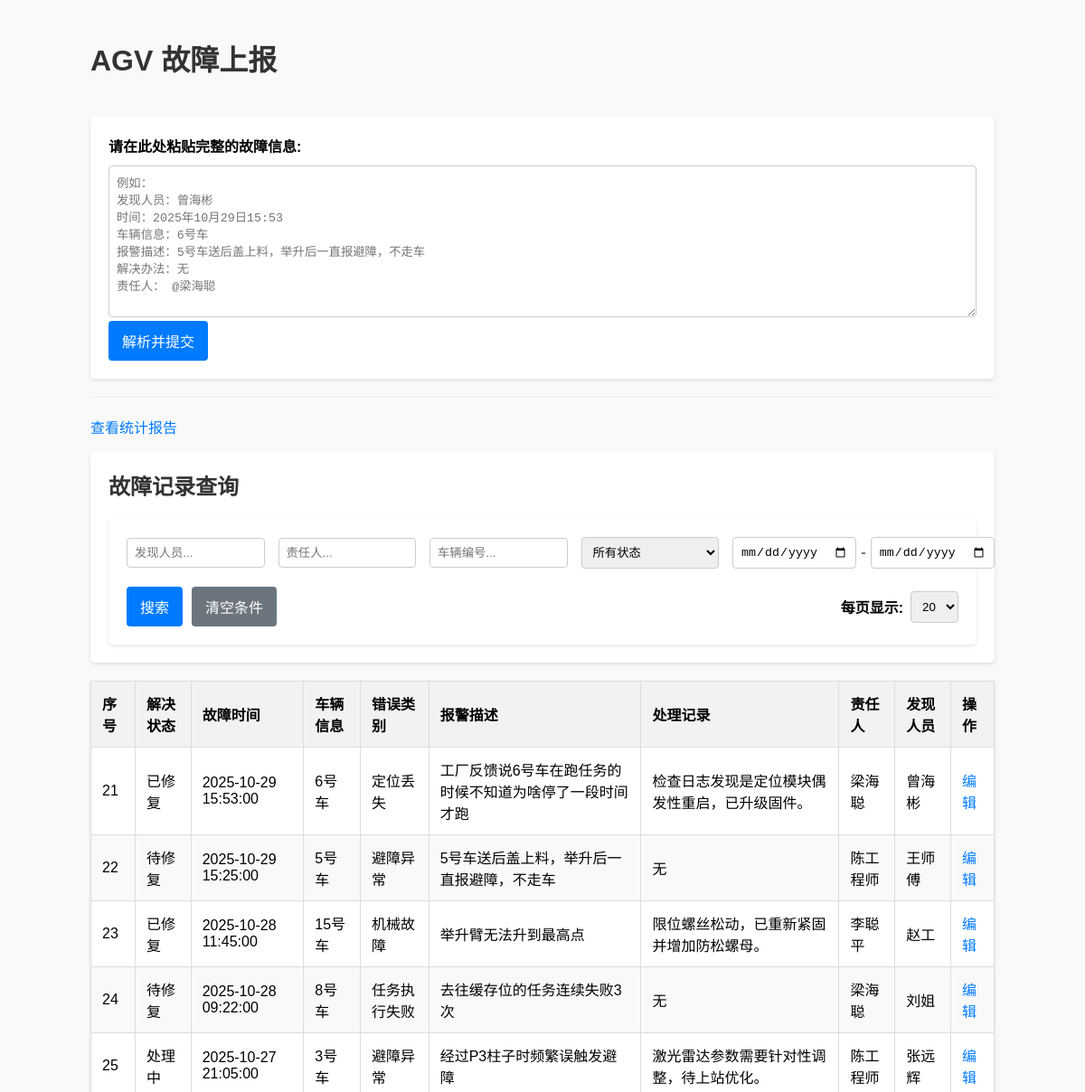
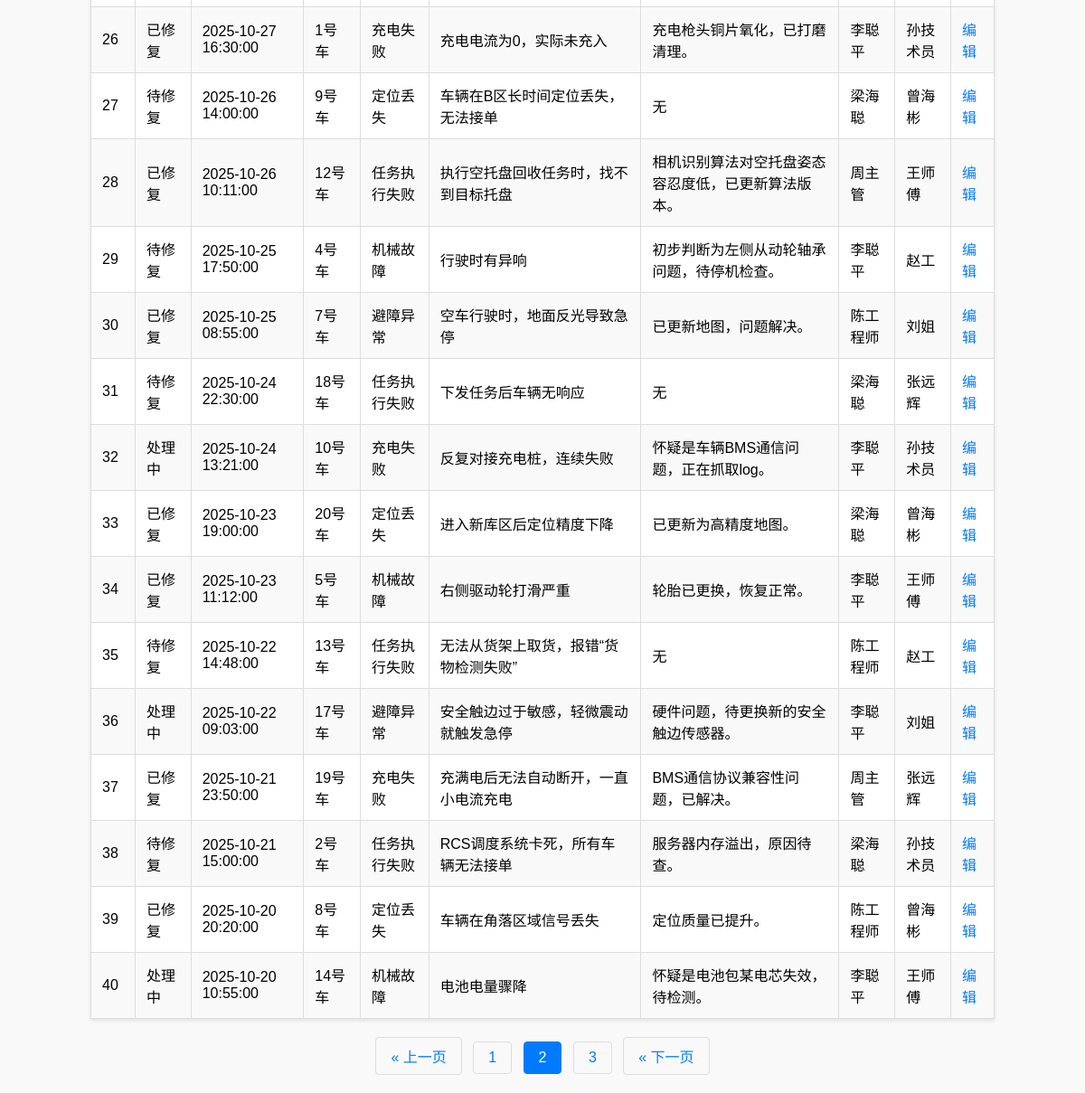
Screenshot of /?page=2 with the database file from the repository (2 pictures, top to bottom).
### tables this page shows
CREATE TABLE faults (
    id INTEGER PRIMARY KEY AUTOINCREMENT,                 -- 唯一ID，主键，自增
    reporter_name TEXT NOT NULL,                          -- 发现人员
    fault_time TIMESTAMP NOT NULL,                        -- 故障发生时间
    vehicle_id TEXT NOT NULL,                             -- 车辆编号
    category TEXT NOT NULL,                               -- 错误类别
    status TEXT NOT NULL DEFAULT '待修复',                  -- 解决状态 (待修复, 处理中, 已修复)
    description TEXT NOT NULL,                            -- 故障详细描述
    solution TEXT,                                        -- 解决办法 (初步)
    resolution_log TEXT,                                  -- 处理记录
    responsible_person TEXT NOT NULL,                     -- 责任人
    created_at TIMESTAMP DEFAULT CURRENT_TIMESTAMP        -- 记录创建时间
);

### app.py (the view, shortened to what this page needs)
@app.route('/', methods=['GET', 'POST'])
@limiter.limit("10 per minute", methods=['POST'])
def index():
    db = get_db()
    search_params = {
        'search_reporter': request.args.get('search_reporter', '').strip(),
        'search_responsible': request.args.get('search_responsible', '').strip(),
        'search_vehicle': request.args.get('search_vehicle', '').strip(),
        'search_status': request.args.get('search_status', '').strip(),
        'search_start_date': request.args.get('search_start_date', '').strip(),
        'search_end_date': request.args.get('search_end_date', '').strip()
    }
    where_clauses = ["1=1"]
    params = []
    if search_params['search_reporter']:
        where_clauses.append("reporter_name LIKE ?")
        params.append(f"%{search_params['search_reporter']}%")
    if search_params['search_responsible']:
        where_clauses.append("responsible_person LIKE ?")
        params.append(f"%{search_params['search_responsible']}%")
    if search_params['search_vehicle']:
        where_clauses.append("vehicle_id LIKE ?")
        params.append(f"%{search_params['search_vehicle']}%")
    if search_params['search_status']:
        where_clauses.append("status = ?")
        params.append(search_params['search_status'])
    if search_params['search_start_date']:
        where_clauses.append("fault_time >= ?")
        params.append(datetime.strptime(search_params['search_start_date'], '%Y-%m-%d'))
    if search_params['search_end_date']:
        end_date = datetime.strptime(search_params['search_end_date'], '%Y-%m-%d').replace(hour=23, minute=59, second=59)
        where_clauses.append("fault_time <= ?")
        params.append(end_date)
    where_sql = " AND ".join(where_clauses)
    allowed_per_page = [10, 20, 50]
    per_page = request.args.get('per_page', 5, type=int)
    if per_page not in allowed_per_page:
        per_page = 20 # 如果传入了无效值，强制设为默认值
    page = request.args.get('page', 1, type=int)
    total_count_query = f"SELECT COUNT(id) FROM faults WHERE {where_sql}"
    total_count = db.execute(total_count_query, params).fetchone()[0]
    total_pages = math.ceil(total_count / per_page)
    if page > total_pages and total_pages > 0:
        page = total_pages
    offset = (page - 1) * per_page
    faults_query = f"SELECT * FROM faults WHERE {where_sql} ORDER BY fault_time DESC LIMIT ? OFFSET ?"
    if app.config.get('DEBUG_SQL'):
        print("\n--- DEBUG SQL (Fetch Page Data) ---")
        print("Query:", faults_query)
        print("Params:", params + [per_page, offset])
        print("---------------------------------\n")
    faults = db.execute(faults_query, params + [per_page, offset]).fetchall()
    active_tab = 'quick'
    return render_template(
        'index.html',
        faults=faults,
        categories=FAULT_CATEGORIES,
        statuses=FAULT_STATUSES, # 将状态列表也传给前端
        active_tab=active_tab,
        page=page,
        total_pages=total_pages,
        per_page=per_page,
        allowed_per_page=allowed_per_page,
        search_params=search_params # 将搜索参数传回，用于填充表单
    )

### app.py (called while the page is built)
def get_db():
    db = getattr(g, '_database', None)
    if db is None:
        db = g._database = sqlite3.connect(DATABASE)
        db.row_factory = sqlite3.Row
    return db

@app.teardown_appcontext
def close_connection(exception):
    db = getattr(g, '_database', None)
    if db is not None:
        db.close()

### templates/index.html (shortened to what this page needs)
<!DOCTYPE html>
<html lang="zh-CN">
<head>
    <link rel="stylesheet" href="{{ url_for('static', filename='style.css') }}">
</head>
<body>
    <h1>AGV 故障上报</h1>
    <div class="tab-container">
        <div id="quick" class="tab-content {% if active_tab == 'quick' %}active{% endif %}">
            <form action="{{ url_for('parse_fault') }}" method="post">
                <label>请在此处粘贴完整的故障信息:</label>
                <textarea name="raw_text" rows="10" required placeholder="例如：&#10;发现人员：曾海彬&#10;时间：2025年10月29日15:53&#10;车辆信息：6号车&#10;报警描述：5号车送后盖上料，举升后一直报避障，不走车&#10;解决办法：无&#10;责任人： @梁海聪"></textarea>
                <button type="submit">解析并提交</button>
            </form>
        </div>
    </div>
    <hr>
    <div class="nav-links">
        <a href="{{ url_for('statistics') }}">查看统计报告</a>
    </div>
    <div class="search-form">
        <h2>故障记录查询</h2>
        <form action="{{ url_for('index') }}" method="get" id="search-form">
            <div class="form-flex-container">
                <input type="text" name="search_reporter" placeholder="发现人员..." value="{{ search_params.search_reporter or '' }}">
                <input type="text" name="search_responsible" placeholder="责任人..." value="{{ search_params.search_responsible or '' }}">
                <input type="text" name="search_vehicle" placeholder="车辆编号..." value="{{ search_params.search_vehicle or '' }}">
                <select name="search_status">
                    <option value="">所有状态</option>
                </select>
                <div class="date-range-group">
                    <input type="date" name="search_start_date" value="{{ search_params.search_start_date or '' }}" title="开始日期">
                    <span class="date-separator">-</span>
                    <input type="date" name="search_end_date" value="{{ search_params.search_end_date or '' }}" title="结束日期">
                </div>
            </div>
            <div class="form-actions">
                <button type="submit">搜索</button>
                <a href="{{ url_for('index') }}" class="button-clear">清空条件</a>
                <div class="per-page-selector">
                    <label for="per_page_select">每页显示:</label>
                    <select id="per_page_select" name="per_page" onchange="this.form.submit();">
                        {% for count in allowed_per_page %}
                            <option value="{{ count }}" {% if count == per_page %}selected{% endif %}>
                                {{ count }}
                            </option>
                        {% endfor %}
                    </select>
                </div>
            </div>
        </form>
    </div>
    <table>
        <thead>
            <tr>
                <th>序号</th>
                <th>解决状态</th>
                <th>故障时间</th>
                <th>车辆信息</th>
                <th>错误类别</th>
                <th>报警描述</th>
                <th>处理记录</th>
                <th>责任人</th>
                <th>发现人员</th>
                <th>操作</th>
            </tr>
        </thead>
        <tbody>
            {% for fault in faults %}
            <tr>
                <td>{{ (page - 1) * per_page + loop.index }}</td>
                <td class="status-{{ fault.status }}">{{ fault.status }}</td>
                <td>{{ fault.fault_time }}</td>
                <td>{{ fault.vehicle_id }}</td>
                <td>{{ fault.category }}</td>
                <td class="preserve-whitespace">{{ fault.description }}</td>
                <td class="preserve-whitespace">{{ fault.resolution_log or '无' }}</td>
                <td>{{ fault.responsible_person }}</td>
                <td>{{ fault.reporter_name }}</td>
                <td><a href="{{ url_for('edit_fault', fault_id=fault.id) }}">编辑</a></td>
            </tr>
            {% endfor %}
        </tbody>
    </table>
    {% if total_pages > 1 %}
    <div class="pagination">
        {% set all_params = request.args.to_dict() %}
        {% if page > 1 %}
            <a href="{{ url_for('index', **all_params) }}">&laquo; 上一页</a>
        {% else %}
            <span class="disabled">&laquo; 上一页</span>
        {% endif %}
        {% for p in range(1, total_pages + 1) %}
            {% if p == page %}
                <span class="active">{{ p }}</span>
            {% else %}
                <a href="{{ url_for('index', **all_params) }}">{{ p }}</a>
            {% endif %}
        {% endfor %}
        {% if page < total_pages %}
            <a href="{{ url_for('index', **all_params) }}">&laquo; 下一页</a>
        {% else %}
            <span class="disabled">下一页 &raquo;</span>
        {% endif %}
    </div>
    {% endif %}
</body>
</html>

### static/style.css (style rules this page uses)
body { font-family: sans-serif; max-width: 1000px; margin: 0 auto; padding: 20px; background-color: #f9f9f9; }
h1, h2 { color: #333; }
a { color: #007bff; text-decoration: none; }
hr { border: none; border-top: 1px solid #eee; margin: 20px 0; }
.nav-links { margin: 15px 0; }
form { background: #fff; padding: 20px; border-radius: 5px; box-shadow: 0 2px 4px rgba(0,0,0,0.1); }
form label { display: block; margin-bottom: 10px; font-weight: bold; }
form input[type="text"], form input[type="datetime-local"], form input[type="date"], form select, form textarea { width: 100%; padding: 8px; box-sizing: border-box; border: 1px solid #ccc; border-radius: 4px; }
form button { background-color: #007bff; color: white; padding: 10px 15px; border: none; border-radius: 4px; cursor: pointer; font-size: 16px; }
table { width: 100%; border-collapse: collapse; margin-top: 20px; background-color: #fff; box-shadow: 0 2px 4px rgba(0,0,0,0.1); }
th, td { border: 1px solid #dddddd; text-align: left; padding: 12px; }
thead th { background-color: #f2f2f2; font-weight: bold; }
tbody tr:nth-child(even) { background-color: #f9f9f9; }
td.preserve-whitespace { white-space: pre-wrap; }
.tab-container { margin-top: 20px; }
.tab-content { display: none; padding-top: 20px; }
.tab-content.active { display: block; }
.pagination { margin-top: 20px; text-align: center; }
.pagination a, .pagination span { display: inline-block; padding: 8px 16px; margin: 0 4px; border: 1px solid #ddd; color: #007bff; text-decoration: none; border-radius: 4px; transition: background-color .3s; }
.pagination span.active { background-color: #007bff; color: white; border-color: #007bff; }
.search-form { background: #fff; padding: 20px; border-radius: 5px; box-shadow: 0 2px 4px rgba(0,0,0,0.1); margin-bottom: 20px; }
.search-form h2 { margin-top: 0; }
.form-flex-container { display: flex; flex-wrap: wrap; gap: 15px; align-items: center; }
.form-flex-container > input, .form-flex-container > select { flex: 1; min-width: 150px; }
.date-range-group { display: flex; align-items: center; gap: 5px; flex: 1.5; min-width: 250px; }
.date-separator { color: #6c757d; font-weight: bold; }
.form-actions { margin-top: 20px; display: flex; gap: 10px; align-items: center; flex-wrap: wrap; }
.button-clear { background-color: #6c757d; color: white; padding: 10px 15px; border-radius: 4px; font-size: 16px; text-align: center; }
.per-page-selector { display: flex; align-items: center; gap: 8px; margin-left: auto; }
.per-page-selector label { display: inline; margin-bottom: 0; white-space: nowrap; }

### rows the page displays
faults: index "21", status "已修复", fault_time "2025-10-29 15:53:00", vehicle_id "6号车", category "定位丢失", description "工厂反馈说6号车在跑任务的时候不知道为啥停了一段时间才跑", resolution_log "检查日志发现是定位模块偶发性重启，已升级固件。", responsible_person "梁海聪", reporter_name "曾海彬"
faults: index "22", status "待修复", fault_time "2025-10-29 15:25:00", vehicle_id "5号车", category "避障异常", description "5号车送后盖上料，举升后一直报避障，不走车", solution "无", responsible_person "陈工程师", reporter_name "王师傅"
faults: index "23", status "已修复", fault_time "2025-10-28 11:45:00", vehicle_id "15号车", category "机械故障", description "举升臂无法升到最高点", resolution_log "限位螺丝松动，已重新紧固并增加防松螺母。", responsible_person "李聪平", reporter_name "赵工"
faults: index "24", status "待修复", fault_time "2025-10-28 09:22:00", vehicle_id "8号车", category "任务执行失败", description "去往缓存位的任务连续失败3次", solution "无", responsible_person "梁海聪", reporter_name "刘姐"
faults: index "25", status "处理中", fault_time "2025-10-27 21:05:00", vehicle_id "3号车", category "避障异常", description "经过P3柱子时频繁误触发避障", resolution_log "激光雷达参数需要针对性调整，待上站优化。", responsible_person "陈工程师", reporter_name "张远辉"
faults: index "26", status "已修复", fault_time "2025-10-27 16:30:00", vehicle_id "1号车", category "充电失败", description "充电电流为0，实际未充入", resolution_log "充电枪头铜片氧化，已打磨清理。", responsible_person "李聪平", reporter_name "孙技术员"
faults: index "27", status "待修复", fault_time "2025-10-26 14:00:00", vehicle_id "9号车", category "定位丢失", description "车辆在B区长时间定位丢失，无法接单", resolution_log "无", responsible_person "梁海聪", reporter_name "曾海彬"
faults: index "28", status "已修复", fault_time "2025-10-26 10:11:00", vehicle_id "12号车", category "任务执行失败", description "执行空托盘回收任务时，找不到目标托盘", resolution_log "相机识别算法对空托盘姿态容忍度低，已更新算法版本。", responsible_person "周主管", reporter_name "王师傅"
faults: index "29", status "待修复", fault_time "2025-10-25 17:50:00", vehicle_id "4号车", category "机械故障", description "行驶时有异响", resolution_log "初步判断为左侧从动轮轴承问题，待停机检查。", responsible_person "李聪平", reporter_name "赵工"
faults: index "30", status "已修复", fault_time "2025-10-25 08:55:00", vehicle_id "7号车", category "避障异常", description "空车行驶时，地面反光导致急停", resolution_log "已更新地图，问题解决。", responsible_person "陈工程师", reporter_name "刘姐"
faults: index "31", status "待修复", fault_time "2025-10-24 22:30:00", vehicle_id "18号车", category "任务执行失败", description "下发任务后车辆无响应", solution "无", responsible_person "梁海聪", reporter_name "张远辉"
faults: index "32", status "处理中", fault_time "2025-10-24 13:21:00", vehicle_id "10号车", category "充电失败", description "反复对接充电桩，连续失败", resolution_log "怀疑是车辆BMS通信问题，正在抓取log。", responsible_person "李聪平", reporter_name "孙技术员"
faults: index "33", status "已修复", fault_time "2025-10-23 19:00:00", vehicle_id "20号车", category "定位丢失", description "进入新库区后定位精度下降", resolution_log "已更新为高精度地图。", responsible_person "梁海聪", reporter_name "曾海彬"
faults: index "34", status "已修复", fault_time "2025-10-23 11:12:00", vehicle_id "5号车", category "机械故障", description "右侧驱动轮打滑严重", resolution_log "轮胎已更换，恢复正常。", responsible_person "李聪平", reporter_name "王师傅"
faults: index "35", status "待修复", fault_time "2025-10-22 14:48:00", vehicle_id "13号车", category "任务执行失败", description "无法从货架上取货，报错“货物检测失败”", solution "无", responsible_person "陈工程师", reporter_name "赵工"
faults: index "36", status "处理中", fault_time "2025-10-22 09:03:00", vehicle_id "17号车", category "避障异常", description "安全触边过于敏感，轻微震动就触发急停", resolution_log "硬件问题，待更换新的安全触边传感器。", responsible_person "李聪平", reporter_name "刘姐"
faults: index "37", status "已修复", fault_time "2025-10-21 23:50:00", vehicle_id "19号车", category "充电失败", description "充满电后无法自动断开，一直小电流充电", resolution_log "BMS通信协议兼容性问题，已解决。", responsible_person "周主管", reporter_name "张远辉"
faults: index "38", status "待修复", fault_time "2025-10-21 15:00:00", vehicle_id "2号车", category "任务执行失败", description "RCS调度系统卡死，所有车辆无法接单", resolution_log "服务器内存溢出，原因待查。", responsible_person "梁海聪", reporter_name "孙技术员"
faults: index "39", status "已修复", fault_time "2025-10-20 20:20:00", vehicle_id "8号车", category "定位丢失", description "车辆在角落区域信号丢失", resolution_log "定位质量已提升。", responsible_person "陈工程师", reporter_name "曾海彬"
faults: index "40", status "处理中", fault_time "2025-10-20 10:55:00", vehicle_id "14号车", category "机械故障", description "电池电量骤降", resolution_log "怀疑是电池包某电芯失效，待检测。", responsible_person "李聪平", reporter_name "王师傅"

### other values shown
{{ p }} "1" "3"
{{ p }} "2"
form field per_page "20"
